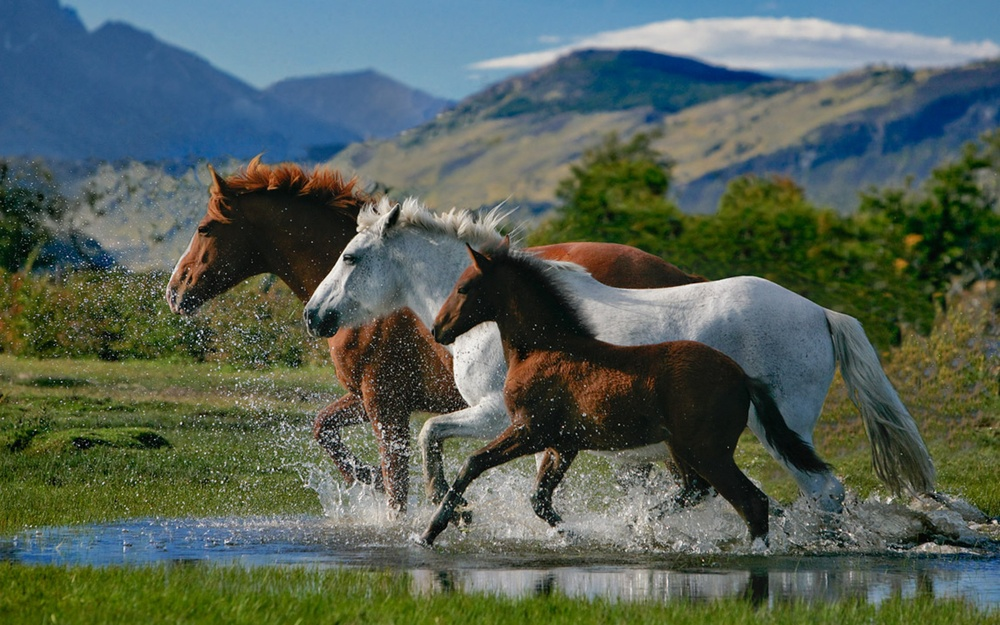
#> input picture human_segmentation_1/images/horse.jpg, 1000 x 625 px, shrunk from 1920 x 1200 before the run, found by its file name
$ jupyter execute --allow-errors segmentation.ipynb
#> lines starting #> are read from the running program, lines starting #| are printed output that depends on the picture
# 인물사진을 만들어 보자

### 사진을 준비하자

 - mkdir -p ~/aiffel/human_segmentation_1/models
 - mkdir -p ~/aiffel/human_segmentation_1/images
 - ln -s ~/data/* ~/aiffel/human_segmentation_1/images

[cell 1]
# os: Operating System의 줄임말로, 운영체제에서 제공되는 여러 기능을 파이썬에서 사용할 수 있도록 함 (Ex. 디렉토리 경로 이동, 시스템 환경 변수 가져오기 등)
# urllib: URL 작업을 위한 여러 모듈을 모은 패키지. (Ex. urllib.request, urllib.parse, ...)
# cv2: OpenCV 라이브러리로, 실시간 컴퓨터 비전을 목적으로 한 프로그래밍 라이브러리
# numpy(NumPy): 행렬이나 대규모 다차원 배열을 쉽게 처리할 수 있도록 지원하는 라이브러리. 데이터 구조 외에도 수치 계산을 위해 효율적으로 구현된 기능을 제공
# pixellib: 이미지 및 비디오 segmentation을 수행하기 위한 라이브러리.
# pixellib.semantic: segmentation 기법 중, semantic segmentation을 쉽게 사용할 수 있도록 만든 라이브러리
# matplotlib: 파이썬 프로그래밍 언어 및 수학적 확장 NumPy 라이브러리를 활용한 플로팅 라이브러리로, 데이터 시각화 도구
import os
import urllib
import cv2
import numpy as np
from pixellib.semantic import semantic_segmentation
from matplotlib import pyplot as plt

print('슝=3')

[cell 2]
# os 모듈에 있는 getenv() 함수를 이용하여 읽고싶은 파일의 경로를 file_path에 저장
# 준비한 이미지 파일의 경로를 이용하여, 이미지 파일을 읽음
# cv2.imread(경로): 경로에 해당하는 이미지 파일을 읽어서 변수에 저장
img_path = os.getenv('HOME')+'/aiffel/human_segmentation_1/images/horse.jpg'
# img_path = os.getenv('HOME')+'/aiffel/human_segmentation_1/images/my_image.png'
img_orig = cv2.imread(img_path)
#> img_orig is the input picture: shape (625, 1000, 3); mean B, G, R 86.7, 97.2, 84.2

print(img_orig.shape)
#| (625, 1000, 3)

# cv2.cvtColor(입력 이미지, 색상 변환 코드): 입력 이미지의 색상 채널을 변경
# cv2.COLOR_BGR2RGB: 이미지 색상 채널을 변경 (BGR 형식을 RGB 형식으로 변경)
# plt.imshow(): 저장된 데이터를 이미지의 형식으로 표시, 입력은 RGB(A) 데이터 혹은 2D 스칼라 데이터
# https://matplotlib.org/stable/api/_as_gen/matplotlib.pyplot.imshow.html
# plt.show(): 현재 열려있는 모든 figure를 표시 (여기서 figure는 이미지, 그래프 등)
# https://matplotlib.org/stable/api/_as_gen/matplotlib.pyplot.show.html
plt.imshow(cv2.cvtColor(img_orig, cv2.COLOR_BGR2RGB))
plt.show()

### PixelLib에서 제공해 주는 모델을 다운로드

[cell 3]
# 저장할 파일 이름을 결정합니다
# 1. os.getenv(x)함수는 환경 변수x의 값을 포함하는 문자열 변수를 반환합니다. model_dir 에 "/aiffel/human_segmentation/models" 저장
# 2. #os.path.join(a, b)는 경로를 병합하여 새 경로 생성 model_file 에 "/aiffel/aiffel/human_segmentation/models/deeplabv3_xception_tf_dim_ordering_tf_kernels.h5" 저장
# 1
model_dir = os.getenv('HOME')+'/aiffel/human_segmentation_1/models'
# 2
model_file = os.path.join(model_dir, 'deeplabv3_xception_tf_dim_ordering_tf_kernels.h5')

# PixelLib가 제공하는 모델의 url입니다
model_url = 'https://github.com/ayoolaolafenwa/PixelLib/releases/download/1.1/deeplabv3_xception_tf_dim_ordering_tf_kernels.h5'

# # 다운로드를 시작합니다
urllib.request.urlretrieve(model_url, model_file) # urllib 패키지 내에 있는 request 모듈의 urlretrieve 함수를 이용해서 model_url에 있는 파일을 다운로드 해서 model_file 파일명으로 저장
#> (this line was passed over: the network is not available in this run)

### PixelLib로 우리가 사용할 세그멘테이션 모델을 생성

#> (a cell that did not finish here is left out)

### 모델에 이미지를 입력

#> (a cell that did not finish here is left out)

#### (참고) PASCAL VOC 데이터의 라벨 종류

[cell 6]
#pascalvoc 데이터의 라벨종류
LABEL_NAMES = [
    'background', 'aeroplane', 'bicycle', 'bird', 'boat', 'bottle', 'bus',
    'car', 'cat', 'chair', 'cow', 'diningtable', 'dog', 'horse', 'motorbike',
    'person', 'pottedplant', 'sheep', 'sofa', 'train', 'tv'
]
len(LABEL_NAMES)

#> (a cell that did not finish here is left out)

#> (a cell that did not finish here is left out)

#> (a cell that did not finish here is left out)

[cell 10]
# 아래 코드를 이해하지 않아도 좋습니다
# PixelLib에서 그대로 가져온 코드입니다
# 주목해야 할 것은 생상 코드 결과물이예요!

#컬러맵 만들기
colormap = np.zeros((256, 3), dtype = int)
ind = np.arange(256, dtype=int)

for shift in reversed(range(8)):
    for channel in range(3):
        colormap[:, channel] |= ((ind >> channel) & 1) << shift
    ind >>= 3

colormap[:20] #생성한 20개의 컬러맵 출력

#### 사람을 나타내는 15번째 색상

[cell 11]
colormap[13] #컬러맵 15에 해당하는 배열 출력 (pacalvoc에 LABEL_NAMES 15번째인 사람)

[cell 12]
seg_color = (128, 0, 192) # 색상순서 변경 - colormap의 배열은 RGB 순이며 output의 배열은 BGR 순서로 채널 배치가 되어 있어서
# seg_color = (128,128,192) # 색상순서 변경 - colormap의 배열은 RGB 순이며 output의 배열은 BGR 순서로 채널 배치가 되어 있어서

#### seg_color로만 이루어진 마스크를 만들기

#> (a cell that did not finish here is left out)

#### 원래 이미지와 겹쳐보기

[cell 14]
# 원본이미지를 img_show에 할당한뒤 이미지 사람이 있는 위치와 배경을 분리해서 표현한 color_mask 를 만든뒤 두 이미지를 합쳐서 출력
img_show = img_orig.copy()

# True과 False인 값을 각각 255과 0으로 바꿔줍니다
#> (the rest of this cell did not finish here and is left out)

### 배경 흐리게 하기

blur() 함수를 이용

[cell 15]
# (13,13)은 blurring kernel size를 뜻합니다
# 다양하게 바꿔보세요
img_orig_blur = cv2.blur(img_orig, (13,13))
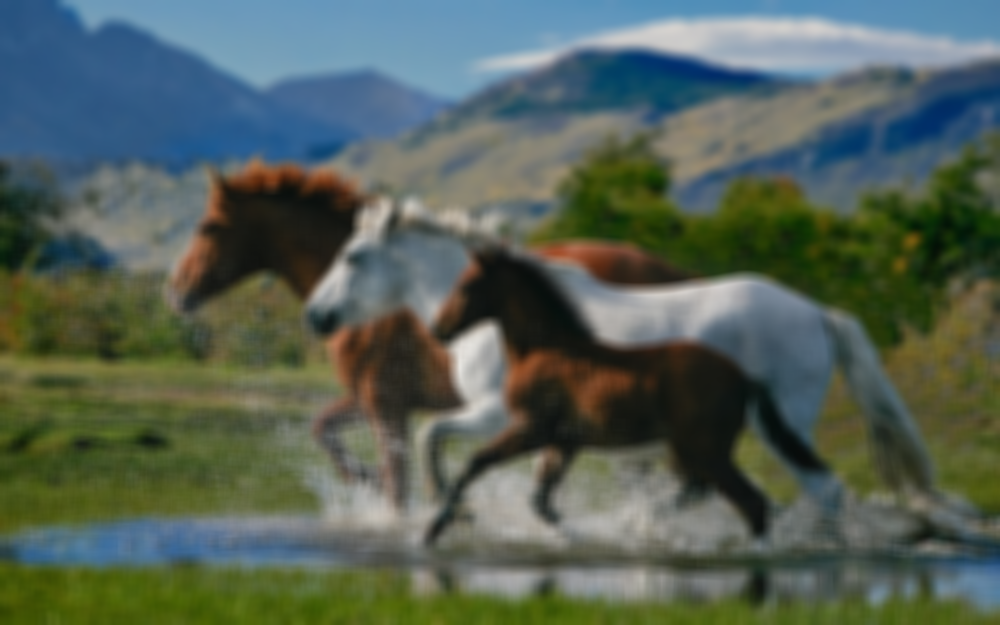
#> img_orig_blur: shape (625, 1000, 3); mean B, G, R 86.7, 97.2, 84.2

# plt.imshow(): 저장된 데이터를 이미지의 형식으로 표시한다.
# cv2.cvtColor(입력 이미지, 색상 변환 코드): 입력 이미지의 색상 채널을 변경
# cv2.COLOR_BGR2RGB: 원본이 BGR 순서로 픽셀을 읽다보니
# 이미지 색상 채널을 변경해야함 (BGR 형식을 RGB 형식으로 변경)
plt.imshow(cv2.cvtColor(img_orig_blur, cv2.COLOR_BGR2RGB))
plt.show()


$ run again, with human_segmentation_1/images/bicycle.jpg copied over human_segmentation_1/images/horse.jpg
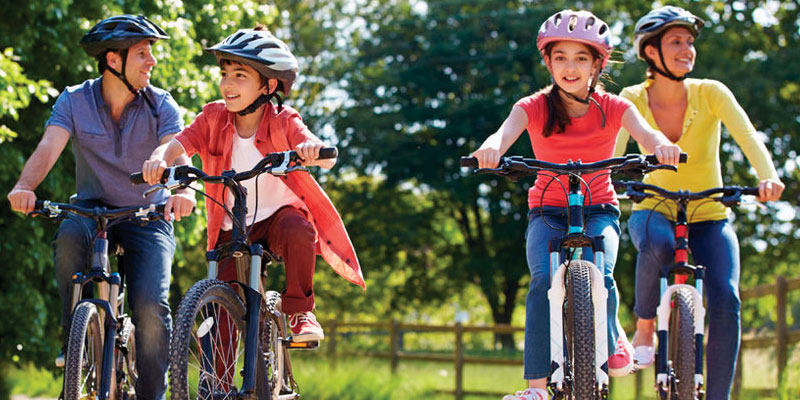
#> input picture human_segmentation_1/images/bicycle.jpg, 800 x 400 px, found by its file name
#> img_orig is the input picture: shape (400, 800, 3); mean B, G, R 79.7, 97.8, 103.5
#| (400, 800, 3)
#> `img_orig_blur = cv2.blur(img_orig, (13,13))`:
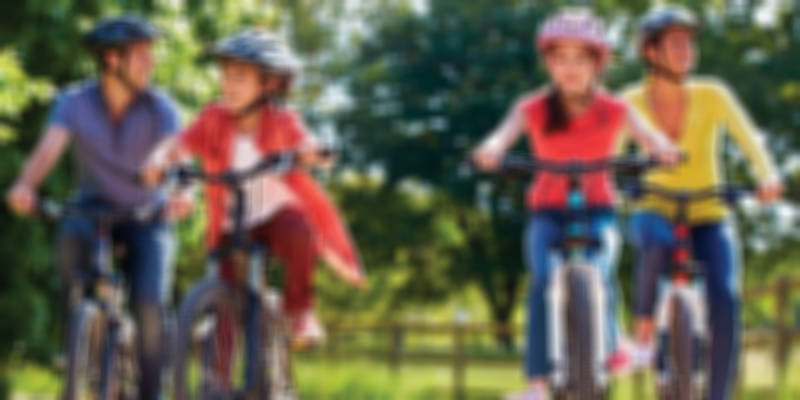
#> img_orig_blur: shape (400, 800, 3); mean B, G, R 79.7, 97.8, 103.5

$ run again, with human_segmentation_1/images/bicycle1.jpg copied over human_segmentation_1/images/horse.jpg
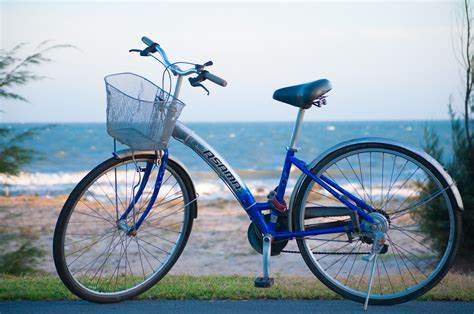
#> input picture human_segmentation_1/images/bicycle1.jpg, 474 x 314 px, found by its file name
#> img_orig is the input picture: shape (314, 474, 3); mean B, G, R 172.2, 160.2, 143.6
#| (314, 474, 3)
#> `img_orig_blur = cv2.blur(img_orig, (13,13))`:
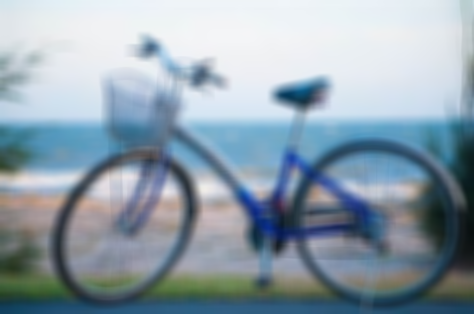
#> img_orig_blur: shape (314, 474, 3); mean B, G, R 172.1, 160.2, 143.6

$ run again, with human_segmentation_1/images/bicycle2.jpg copied over human_segmentation_1/images/horse.jpg
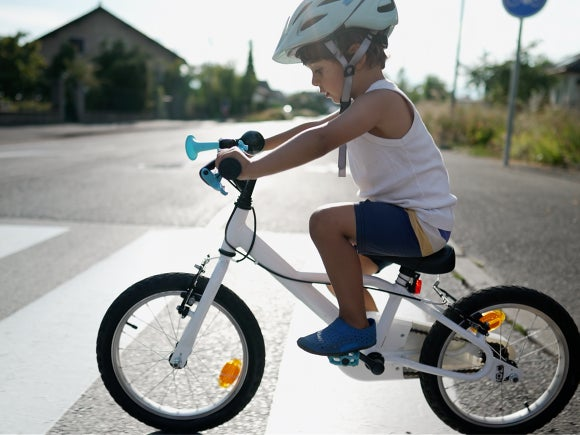
#> input picture human_segmentation_1/images/bicycle2.jpg, 580 x 435 px, found by its file name
#> img_orig is the input picture: shape (435, 580, 3); mean B, G, R 143.5, 146.5, 145.2
#| (435, 580, 3)
#> `img_orig_blur = cv2.blur(img_orig, (13,13))`:
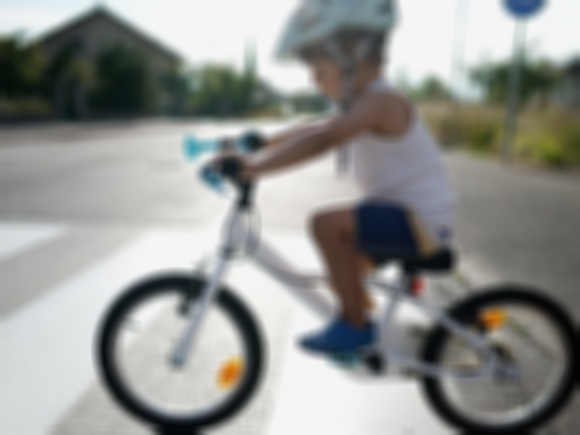
#> img_orig_blur: shape (435, 580, 3); mean B, G, R 143.5, 146.5, 145.2
